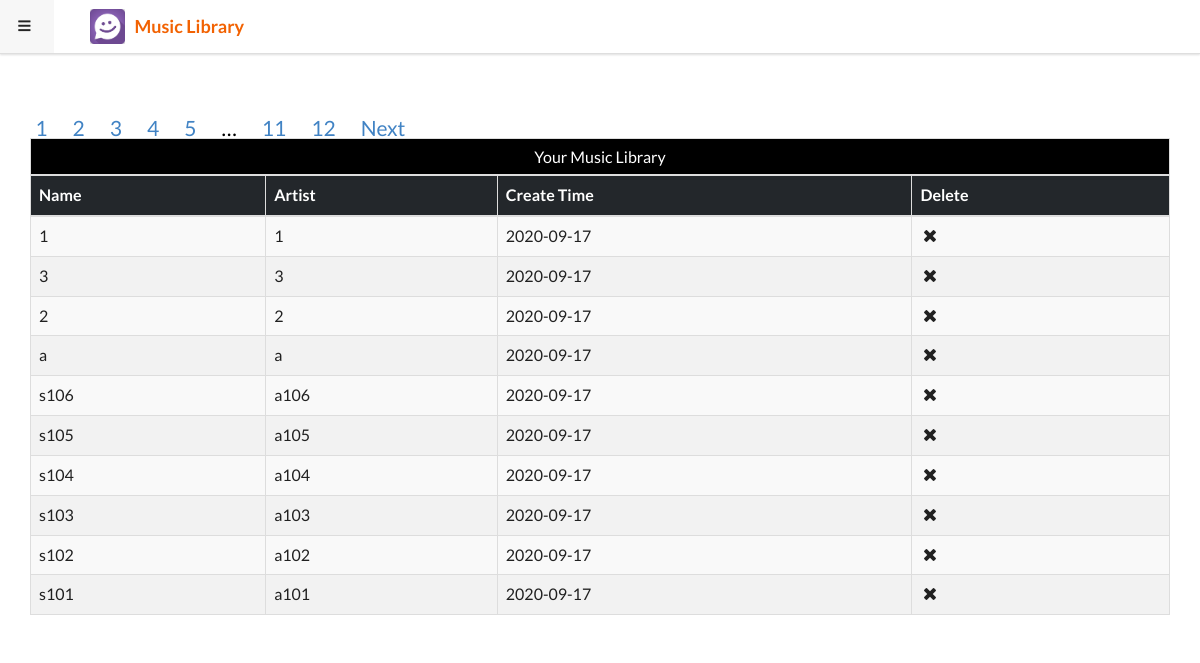
Screenshot of /home (signed in) with the database file from the repository.
### mlibrary/models.py (models this page shows)
class Song(db.Model):
    id = db.Column(db.Integer, primary_key=True)
    name = db.Column(db.String(30), nullable=False)
    artist = db.Column(db.String(30), nullable=False)
    createTime = db.Column(db.DateTime, default=datetime.utcnow, index=True)
    user_id =  db.Column(db.Integer, db.ForeignKey('user.id',ondelete="CASCADE"))

### mlibrary/blueprints/song.py (the view)
@song_bp.route('/home')
@song_bp.route('/home/page1/<int:page1>')
@song_bp.route('/home/page2/<int:page2>')
def home(page1=1,page2=1):
    if current_user.is_authenticated:
        if current_user.is_admin:
            q1 = db.session.query(Song.name, Song.artist, db.func.count(Song.user_id)).group_by(Song.name, Song.artist).order_by(
                    Song.name.asc()
                ).paginate(page1, per_page=10)
            q2 = db.session.query(Song.artist, db.func.count(db.distinct(Song.user_id))).group_by(Song.artist, Song.user_id).order_by(
                    Song.artist.asc()
                ).paginate(page2, per_page=10)
            table1 = [[q[0], q[1],q[2]] for q in q1.items]
            table2 = [[q[0], q[1]] for q in list(set(q2.items))]
            return render_template('song/admin_home.html', table1=table1, table2=table2,q1=q1,q2=q2)
        else:
            try:
                song_list = Song.query.filter_by(user_id=current_user.id).order_by(
                    Song.createTime.desc()
                ).paginate(page1, per_page=10)
            except db.OperationalError:
                db.flash("No songs in the library.")
                song_list = None
            songs = song_list.items
            allsongs = [[song.name, song.artist, song.createTime.strftime('%Y-%m-%d')] for song in songs]
            return render_template(
                'song/user_home.html',
                song_list=song_list, songs=allsongs
            )
    else:
        return render_template('auth/login.html')

### mlibrary/extensions.py (called while the page is built)
@login_manager.user_loader
def load_user(user_id):
    from mlibrary.models import User
    return User.query.get(int(user_id))

### mlibrary/models.py (called while the page is built)
    @property
    def is_admin(self):
        return self.nickname == current_app.config['ADMIN']

### mlibrary/templates/song/user_home.html (shortened to what this page needs)
{% extends 'base.html' %}
{% block content %}
    <div class="pusher">
        <div class="chat-box">
                {% include 'song/library.html' %}
        </div>
    </div>
{% endblock %}

### mlibrary/templates/song/library.html (shortened to what this page needs)
     {% if current_user.is_admin %}
<div class="pusher">
        <div class="chat-box">
    <div class="container my-4">
    {% if q1.has_prev %}
<page>
    <a href="{{ url_for('song.home', page1=q1.prev_num) }}">Previous</a>
</page>
{% endif %}
{% for page_num in q1.iter_pages() %}
    {% if page_num %}
        {% if page_num != q1.page %}
            <page>
                <a href="{{ url_for('song.home', page1=page_num) }}">{{ page_num }}</a>
            </page>
        {% else %}
            <page >
                <a href="#">{{ page_num }}</a>
            </page>
        {% endif %}
   {% else %}
       <page>
           <span class="ellipsis" style="white-space; nowrap; overflow: hidden; text-overflow: ellipsis">…</span>
       </page>
   {% endif %}
{% endfor %}
{% if q1.has_next %}
<page>
    <a href="{{ url_for('song.home', page1=q1.next_num) }}">Next</a></page>
{% endif %}
        <table class="table table-striped table-bordered grid sortable" border="1" id="table1">
                <caption class="text-center" style="border: inherit; background-color: black;caption-side: top; color:white;">Library 1</caption>
            <thead class="thead-dark" style="background-color: #23272b">
                <tr>
                    <th style="color:white">Song Title</th>
                    <th style="color:white" >Artist</th>
                    <th style="color:white" >User Count</th>
                </tr>
            </thead>
            <tbody>
                {% for t in table1 %}
                <tr>
                    <td >
                        {{ t[0] }}</td>
                    <td >{{ t[1] }}</td>
                    <td >{{ t[2] }}</td>
                {% else %}
                <td colspan="9" align="center" id="createnosong">No data so far</td>
                {% endfor %}
            </tr>
            </tbody>
        </table>
    </div>
        </div>
</div>
  <div class="pusher" style="padding: 60px;">
        <div class="chat-box">
    <div class="container my-4">
    {% if q2.has_prev %}
<page>
    <a href="{{ url_for('song.home', page2=q2.prev_num) }}">Previous</a>
</page>
{% endif %}
{% for page_num in q2.iter_pages() %}
    {% if page_num %}
        {% if page_num != q2.page %}
            <page>
                <a href="{{ url_for('song.home', page2=page_num) }}">{{ page_num }}</a>
            </page>
        {% else %}
            <page >
                <a href="#">{{ page_num }}</a>
            </page>
        {% endif %}
   {% else %}
       <page>
           <span class="ellipsis" style="white-space; nowrap; overflow: hidden; text-overflow: ellipsis">…</span>
       </page>
   {% endif %}
{% endfor %}
{% if q2.has_next %}
<page>
    <a href="{{ url_for('song.home', page2=q2.next_num) }}">Next</a></page>
{% endif %}
      <table class="table table-striped table-bordered grid sortable" border="1" id="table2">
                <caption class="text-center" style="border: inherit; background-color: black;caption-side: top; color:white;">Library 2</caption>
            <thead class="thead-dark" style="background-color: #23272b">
                <tr>
                    <th style="color:white" >Artist</th>
                    <th style="color:white" >User Count</th>
                </tr>
            </thead>
            <tbody>
                {% for t in table2 %}
                <tr>
                    <td >
                        {{ t[0] }}</td>
                    <td >{{ t[1] }}</td>
                {% else %}
                <td colspan="9" align="center" id="createnosong">No data so far</td>
                {% endfor %}
            </tr>
            </tbody>
    </table>
    </div>
        </div>
</div>
     {% else %}
    <div class="pusher">
        <div class="chat-box">
    <div class="container my-4">
{% for page_num in song_list.iter_pages() %}
    {% if page_num %}
        {% if page_num != song_list.page %}
            <page>
                <a href="{{ url_for('song.home', page1=page_num) }}">{{ page_num }}</a>
            </page>
        {% else %}
            <page >
                <a href="#">{{ page_num }}</a>
            </page>
        {% endif %}
   {% else %}
       <page>
           <span class="ellipsis" style="white-space; nowrap; overflow: hidden; text-overflow: ellipsis">…</span>
       </page>
   {% endif %}
{% endfor %}
{% if song_list.has_next %}
<page>
    <a href="{{ url_for('song.home', page1=song_list.next_num) }}">Next</a></page>
{% endif %}
<table class="table table-striped table-bordered grid" border="1" id="userlibrary">
                <caption class="text-center" style="border: inherit; background-color: black;caption-side: top; color:white;">Your Music Library</caption>
            <thead class="thead-dark" style="background-color: #23272b">
                <tr>
                    <th style="color:white">Name</th>
                    <th style="color:white">Artist</th>
                    <th style="color:white">Create Time</th>
                    <th style="color:white">Delete</th>
                </tr>
            </thead>
            <tbody>
                {% for song in songs %}
                <tr>
                    <td >{{ song[0] }}</td>
                    <td>{{ song[1] }}</td>
                    <td>{{ song[2] }}</td>
                    <td><div class="item delete-song-button"
                         data-href="{{ url_for('song.deleteroom', song_id=song[3]) }}">
                        <i class="delete icon"></i>
            </div></td>
                    {% else %}
            <td colspan="7" align="center" id="createnosong">Add your first song!</td>
                {% endfor %}
            </tbody>
        </table>
</div>
</div>
</div>
{% endif %}

### mlibrary/static/css/style.css (style rules this page uses)
html, body { height: 100%; margin: 0; padding: 0; }
page { padding: .6em; padding-left: 0; width: 40em; margin: .5em; margin-left: 0; font-size: 12px; color: black; padding-left: 2px; padding: .1em .25em; font-size: 150%; }
table { border-spacing: 0; width: 100%; border: 1px solid #ddd; }
th { cursor: pointer; }
th, td { text-align: left; padding: 16px; }
tr:nth-child(even) { background-color: #f2f2f2 }
.chat-box { height: 100%; color: #a1a1a1; margin: 0; padding: 59px 0 90px; padding-bottom: 160px; }
td { border: 1px #DDD solid; padding: 5px; cursor: pointer; }

### rows the page displays
Song: song "3", createTime "2020-09-17"
Song: song "2", createTime "2020-09-17"
Song: song "a", createTime "2020-09-17"
Song: name "s106", artist "a106", createTime "2020-09-17"
Song: name "s105", artist "a105", createTime "2020-09-17"
Song: name "s104", artist "a104", createTime "2020-09-17"
Song: name "s103", artist "a103", createTime "2020-09-17"
Song: name "s102", artist "a102", createTime "2020-09-17"
Song: name "s101", artist "a101", createTime "2020-09-17"

### other values shown
{{ page_num }} "1"
{{ page_num }} "2" "3" "4" "5" "11" "12"
{{ song[0] }} "1"
{{ song[1] }} "1"
{{ song[2] }} "2020-09-17"
